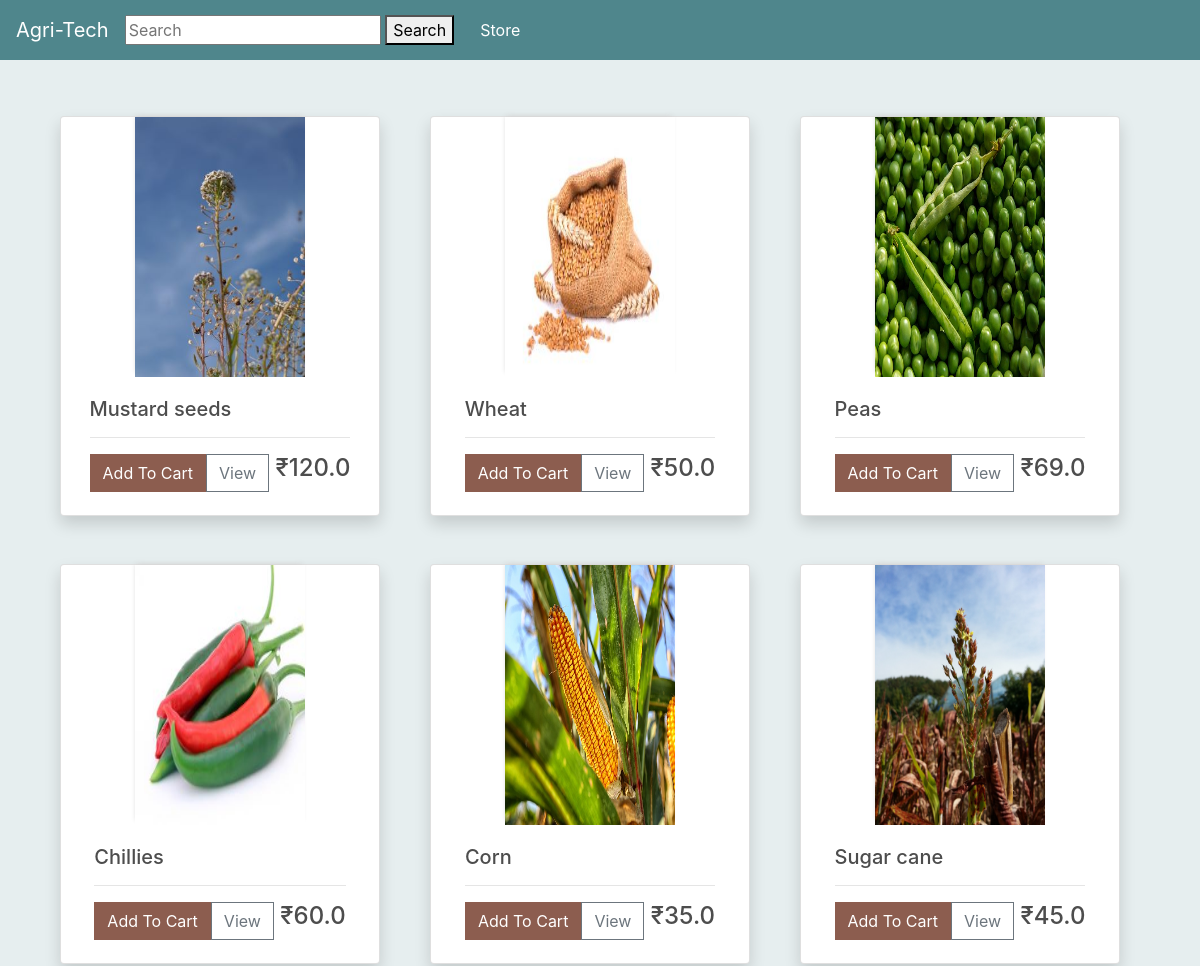
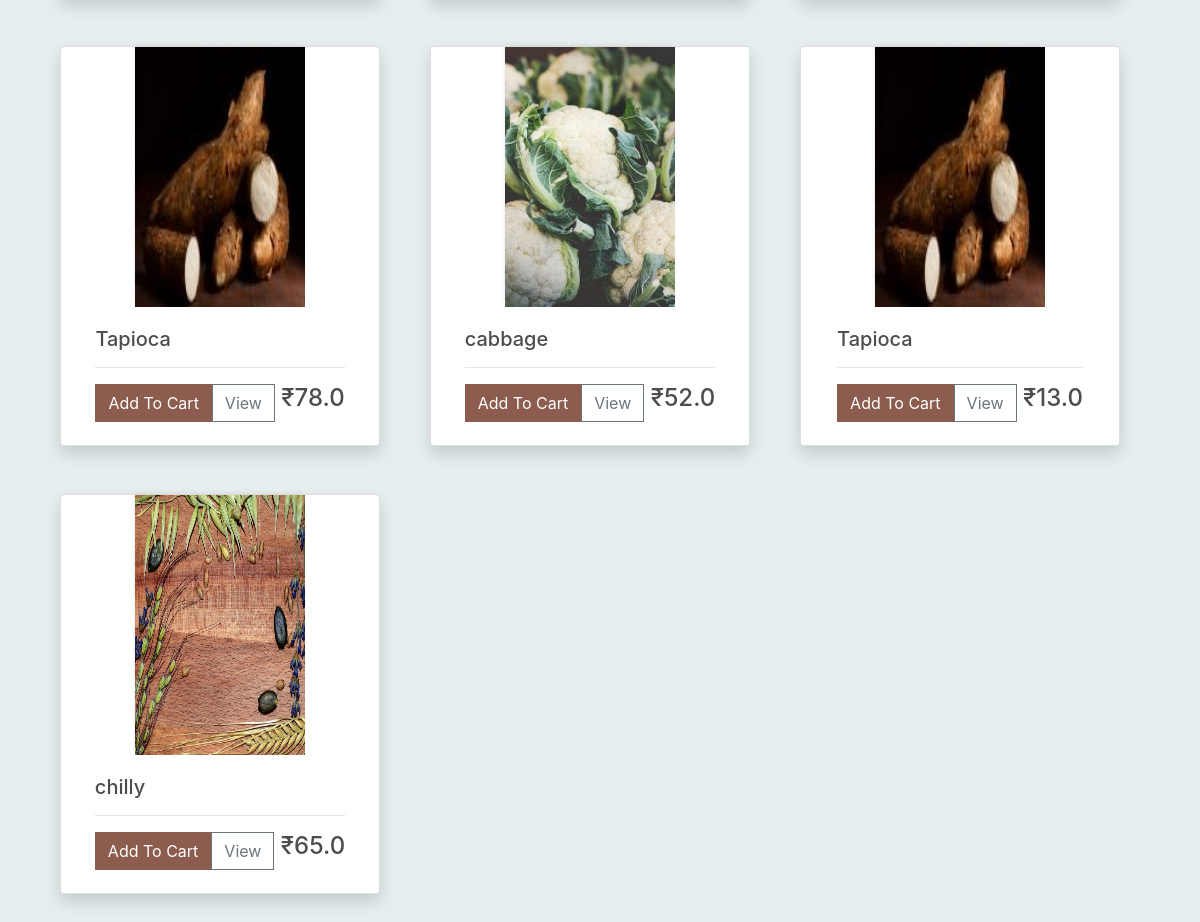
/store/, run on the app's committed database (2 pictures, top to bottom).
### store/models.py (models this page shows, shortened)
class Product(models.Model):
    name = models.CharField(max_length=200)
    price = models.FloatField()
    image = models.ImageField(null=True, blank=True)
    digital = models.BooleanField(default=False, null=True, blank=True)
    feature = models.TextField(max_length=1000, null=True, blank=True)
    link = EmbedVideoField()
    farmer = models.ForeignKey(Customer, null=True,on_delete=models.CASCADE)
    @property
    def imageURL(self):
        try:
            url = self.image.url
        except:
            url = ''
        return url

### store/views.py (the view)
# urls.py: path('', include('store.urls')),
def store(request):
    customer = None  # Initialize as None
    if request.user.is_authenticated:
        customer = request.user.customer
        order, created = Order.objects.get_or_create(customer=customer, complete=False)
        items = order.orderitem_set.all()
        cartItems = order.get_cart_items
    else:
        items = []
        order = {'get_cart_total': 0, 'get_cart_items': 0, 'shipping': False}
        cartItems = order['get_cart_items']
    products = Product.objects.all()
    if request.user.is_authenticated:
        custm = Customer.objects.get(user=request.user)
        context = {'products': products, 'cartItems': cartItems, "customer": custm.role}
    else:
        context = {'products': products, 'cartItems': cartItems, "customer": None}
    return render(request, 'store/store.html', context)

### store/templates/store/store.html
{% extends 'store/main.html' %}
{% load static %}
{% block content %}
<div class="container mt-2 mb-3">
    <div class="row">
      {% for product in products %}
      <div class="col-lg-4 my-4">
        <div class="card shadow align-items-center" style="width: 20rem; height: 25rem;">
          <img class="thumbnail" src="{{product.imageURL}}"class="card-img-top" style="width: 170px; height: 260px;" alt="...">
          <div class="card-body">
            <h5 class="card-title">{{product.name}}</h5>
            <hr>
            {% if customer %}
            <button data-product="{{product.id}}" data-action="add" class="btn add-btn update-cart"
              style="background-color: #8c5d4f; color: white;">Add To Cart</button>
              {% else %}
              <a data-product="{{product.id}}" href="{% url 'login' %}" data-action="add" class="btn add-btn update-cart"
              style="background-color: #8c5d4f; color: white;">Add To Cart</button>
            {% endif %}
            <a href="/product_view/{{product.id}}/" class="btn btn-outline-secondary">View</a>
            <h4 style="display: inline-block; float: right;">&nbsp;₹{{product.price}}</h4>
          </div>
        </div>
      </div>
      {% endfor %}
    </div>
  </div>
{% endblock content %}

### store/templates/store/main.html (shortened to what this page needs)
<!DOCTYPE html>
{% load static %}
<html>
    <head>
           <link rel="stylesheet" href="https://stackpath.bootstrapcdn.com/bootstrap/4.4.1/css/bootstrap.min.css">
           <link rel="stylesheet" type="text/css" href="{% static 'css/main.css' %}">
     </head>
     <body>
            <nav class="navbar navbar-expand-lg navbar-dark bg-dark">
                <a class="navbar-brand" href="{% url 'store' %}">Agri-Tech</a>
                <div class="search-box">
                  <input type="text" id="search-input" placeholder="Search">
                  <button type="submit" id="search-button">Search</button>
              </div>
              <div class="results-container" id="results-container">
               </div>
                <div class="collapse navbar-collapse" id="navbarSupportedContent">
                  <ul class="navbar-nav mr-auto">
                    <li class="nav-item active">
                      <a class="nav-link" href="{% url 'store' %}">Store <span class="sr-only">(current)</span></a>
                    </li>
                  </ul>
                 </div>
              </nav>
              <div class="container">
                <br>
                {% block content %}
                {% endblock content %}
             </div>
    </body>
</html>

### static/css/main.css (style rules this page uses)
body { background-color: hsl(187, 22%, 92%); }
h1,h2,h3,h4,h5,h6 { color:hsl(0, 0%, 30%); }
.thumbnail { width: 100%; height: 200px; -webkit-box-shadow: -1px -3px 5px -2px rgba(214,214,214,1); -moz-box-shadow: -1px -3px 5px -2px rgba(214,214,214,1); box-shadow: -1px -3px 5px -2px rgba(214,214,214,1); }
.bg-dark { background-color: #4f868c!important; }
.col-lg-4, .col-lg-6, .col-lg-8, .col-lg-12 { margin-top: 10px; }
.btn { border-radius: 0; }
.results-container { margin-top: 20px; }

### data on the page
Product: imageURL (picture), name "Mustard seeds", price "120.0"
Product: imageURL (picture), name "Wheat", price "50.0"
Product: imageURL (picture), name "Peas", price "69.0"
Product: imageURL (picture), name "Chillies", price "60.0"
Product: imageURL (picture), name "Corn", price "35.0"
Product: imageURL (picture), name "Sugar cane", price "45.0"
Product: imageURL (picture), name "Tapioca", price "78.0"
Product: imageURL (picture), name "cabbage", price "52.0"
Product: imageURL (picture), name "Tapioca", price "13.0"
Product: imageURL (picture), name "chilly", price "65.0"
